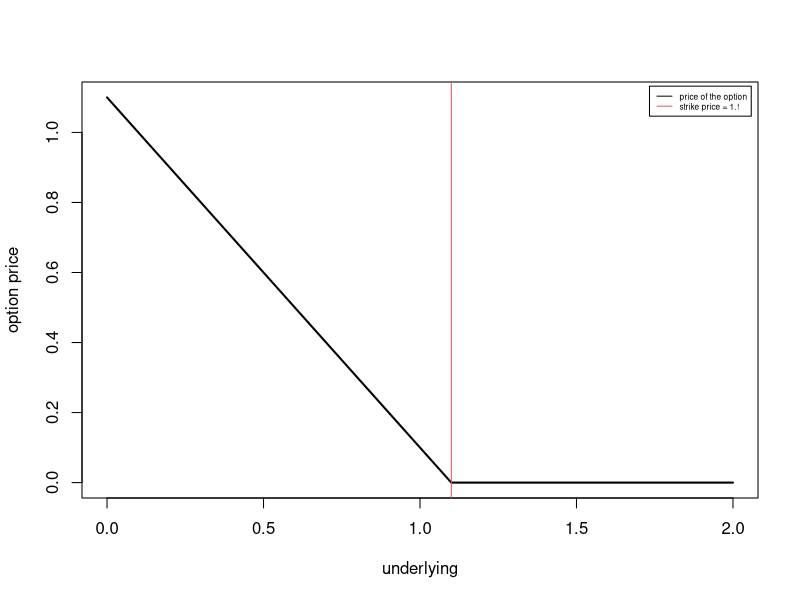

Write R code to recreate this figure.
###################################
#  plot der put option Auszahlung #

x <- seq(0,2, length.out = 100000)
K <- 1.1

y <- ifelse(K-x>0,K-x,0)

plot(x, y, type="l", ylim=c(0,1.1), lwd=2, ylab="option price", xlab="underlying")
abline(v=1.1, col=2)
legend(x="topright", legend=c("price of the option", "strike price = 1.1"), col=1:2, lwd=1, cex=0.5, inset=0.01)
